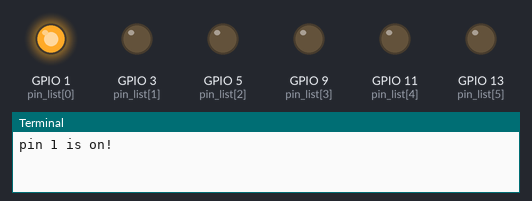
Bench run of a program on a simulated Raspberry Pi (BCM pin numbers). Shown: output pins drawn as LEDs (lit = HIGH), the last lines printed to the terminal.

Above: at 0.3 s.
At 1.0 s:
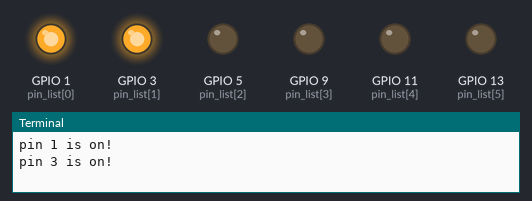
At 1.7 s:
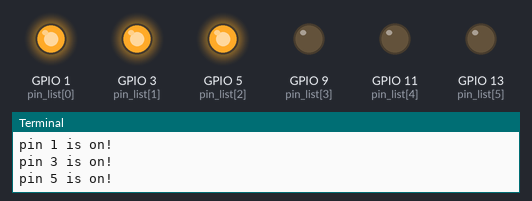
At 3.8 s:
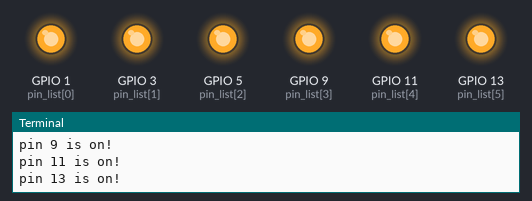
At 5.9 s:
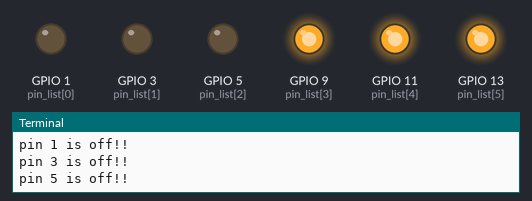
At 8.0 s:
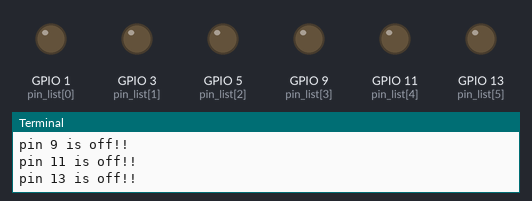
Timing chart, 0 to 10.9 s (numbered marks = the images above):
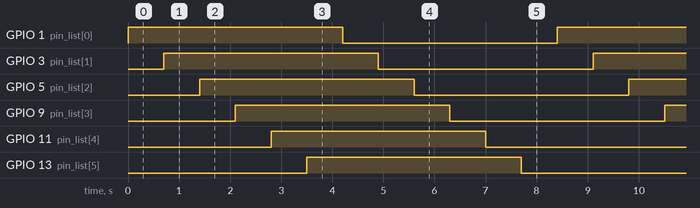

Measured:
- by itself, GPIO 1 (pin_list[0]), GPIO 3 (pin_list[1]), GPIO 5 (pin_list[2]), GPIO 9 (pin_list[3]), GPIO 11 (pin_list[4]), GPIO 13 (pin_list[5]): alternates HIGH for 4.2 s and LOW for 4.2 s
- by itself, everything shown: repeats every 8.4 s, in 12 steps

The program:

IC-A1Y2-simple.py
```python
# works on HC04 IC Chip - Hex inverters

import RPi.GPIO as GPIO
from time import sleep

ON = GPIO.HIGH
OFF = GPIO.LOW

GPIO.setmode(GPIO.BCM)
pin_list = [1,3,5,9,11,13]

def setup():
    for pin in pin_list:
        GPIO.setup(pin, GPIO.OUT)

def turnon(delay):
    for pin in pin_list:
        GPIO.output(pin, ON)
        print("pin " + str(pin) + " is on!")
        sleep(delay)

def turnoff(delay):
    for pin in pin_list:
        GPIO.output(pin, OFF)
        print("pin " + str(pin) + " is off!!")
        sleep(delay)

def main():
    setup()
    try:
        while(True):
            turnon(0.7)
            turnoff(0.7)
    except KeyboardInterrupt:
        GPIO.cleanup()

main()
```
